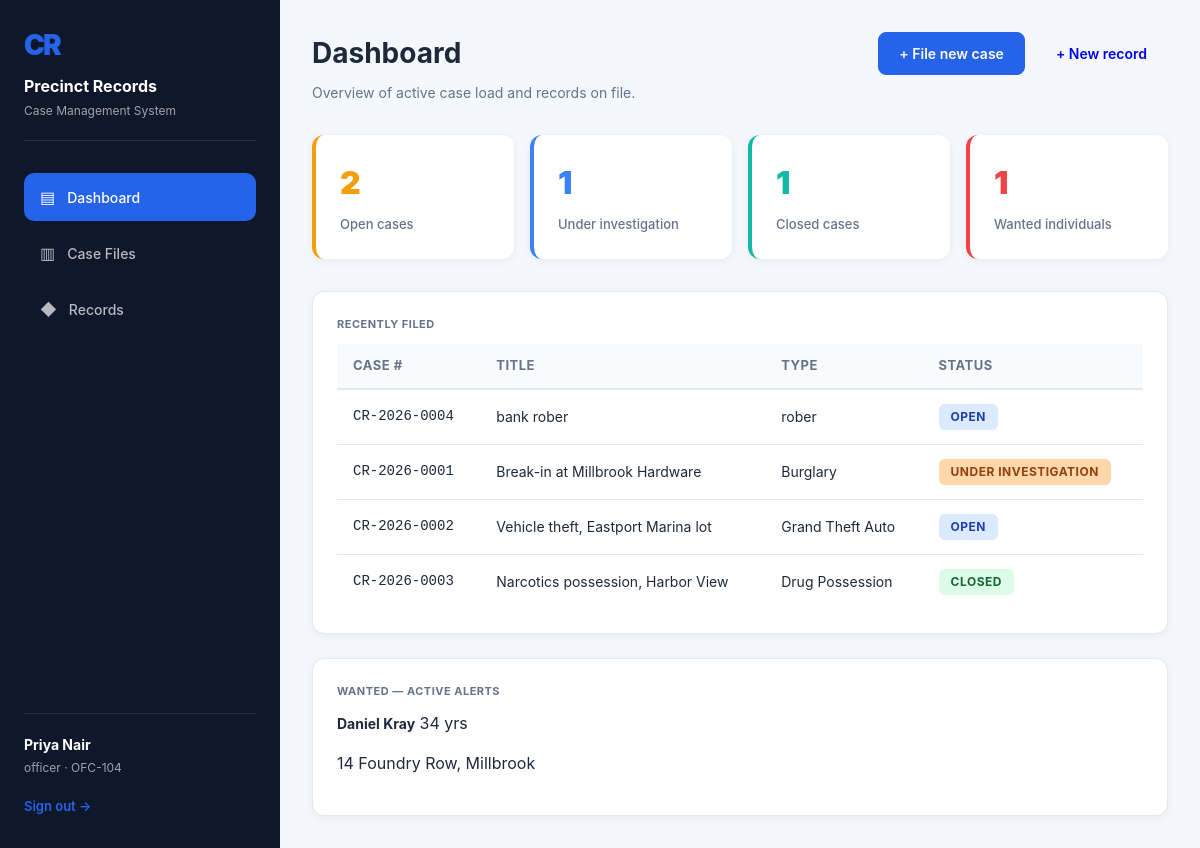
The app's page / (signed in) with its own data.
### tables this page shows
CREATE TABLE user (
    id INTEGER PRIMARY KEY AUTOINCREMENT,
    full_name TEXT NOT NULL,
    badge_no TEXT UNIQUE NOT NULL,
    username TEXT UNIQUE NOT NULL,
    password_hash TEXT NOT NULL,
    role TEXT NOT NULL DEFAULT 'officer',
    department TEXT DEFAULT 'General Investigation',
    created_at TEXT
);

CREATE TABLE case_file (
    id INTEGER PRIMARY KEY AUTOINCREMENT,
    case_number TEXT UNIQUE NOT NULL,
    title TEXT NOT NULL,
    crime_type TEXT NOT NULL,
    description TEXT,
    location TEXT,
    date_reported TEXT,
    status TEXT DEFAULT 'Open',
    priority TEXT DEFAULT 'Medium',
    officer_id INTEGER REFERENCES user(id) ON DELETE SET NULL,
    criminal_id INTEGER REFERENCES criminal(id) ON DELETE SET NULL,
    created_at TEXT
);

CREATE TABLE criminal (
    id INTEGER PRIMARY KEY AUTOINCREMENT,
    full_name TEXT NOT NULL,
    age INTEGER,
    gender TEXT,
    address TEXT,
    identifying_marks TEXT,
    status TEXT DEFAULT 'Wanted',
    created_at TEXT
);

### app.py (the view)
@app.route("/")
@login_required
def dashboard():
    conn = dbm.get_db()
    stats = dashboard_stats(conn)
    recent_cases = conn.execute(
        "SELECT * FROM case_file ORDER BY created_at DESC LIMIT 6"
    ).fetchall()
    recent_wanted = conn.execute(
        "SELECT * FROM criminal WHERE status = 'Wanted' ORDER BY created_at DESC LIMIT 5"
    ).fetchall()
    conn.close()
    return render_template("dashboard.html", stats=stats, recent_cases=recent_cases, recent_wanted=recent_wanted)

### app.py (called while the page is built)
@app.before_request
def load_logged_in_user():
    user_id = session.get("user_id")
    if user_id is None:
        g.user = AnonymousUser()
    else:
        conn = dbm.get_db()
        row = conn.execute("SELECT * FROM user WHERE id = ?", (user_id,)).fetchone()
        conn.close()
        if row is None:
            g.user = AnonymousUser()
        else:
            g.user = dict(row)
            g.user["is_authenticated"] = True
            g.user["is_admin"] = row["role"] == "admin"

@app.context_processor
def inject_user():
    return {"current_user": g.get("user", AnonymousUser()), "current_year": datetime.utcnow().year}

def _is_logged_in():
    return isinstance(g.user, dict) and g.user.get("is_authenticated")

def login_required(view):
    @wraps(view)
    def wrapped(*args, **kwargs):
        if not _is_logged_in():
            return redirect(url_for("login", next=request.path))
        return view(*args, **kwargs)
    return wrapped

def dashboard_stats(conn):
    def count(where="", params=()):
        return conn.execute(f"SELECT COUNT(*) AS c FROM case_file {where}", params).fetchone()["c"]
    return {
        "total_cases": count(),
        "open_cases": count("WHERE status = ?", ("Open",)),
        "investigating": count("WHERE status = ?", ("Under Investigation",)),
        "closed_cases": count("WHERE status = ?", ("Closed",)),
        "total_criminals": conn.execute("SELECT COUNT(*) AS c FROM criminal").fetchone()["c"],
        "wanted": conn.execute("SELECT COUNT(*) AS c FROM criminal WHERE status = ?", ("Wanted",)).fetchone()["c"],
    }

### db.py (called while the page is built)
def get_db():
    conn = sqlite3.connect(DB_PATH)
    conn.row_factory = sqlite3.Row
    conn.execute("PRAGMA foreign_keys = ON")
    return conn

### templates/dashboard.html (shortened to what this page needs)
{% extends "base.html" %}
{% block content %}
<div class="topbar">
  <div>
    <h1>Dashboard</h1>
    <div class="desc">Overview of active case load and records on file.</div>
  </div>
  <div style="display:flex; gap:10px;">
    <a class="btn btn-primary" href="{{ url_for('new_case') }}">+ File new case</a>
    <a class="btn" href="{{ url_for('new_criminal') }}">+ New record</a>
  </div>
</div>
<div class="stat-grid">
  <div class="stat" style="--stat-color: var(--amber);">
    <div class="num">{{ stats.open_cases }}</div>
    <div class="label">Open cases</div>
  </div>
  <div class="stat" style="--stat-color: var(--blue);">
    <div class="num">{{ stats.investigating }}</div>
    <div class="label">Under investigation</div>
  </div>
  <div class="stat" style="--stat-color: var(--teal);">
    <div class="num">{{ stats.closed_cases }}</div>
    <div class="label">Closed cases</div>
  </div>
  <div class="stat" style="--stat-color: var(--red);">
    <div class="num">{{ stats.wanted }}</div>
    <div class="label">Wanted individuals</div>
  </div>
</div>
<div class="detail-grid">
  <div class="card">
    <div class="eyebrow" style="margin-bottom:12px;">Recently filed</div>
    {% if recent_cases %}
    <table>
      <thead>
        <tr><th>Case #</th><th>Title</th><th>Type</th><th>Status</th></tr>
      </thead>
      <tbody>
        {% for c in recent_cases %}
        <tr class="row-link" onclick="location.href='{{ url_for('case_detail', case_id=c.id) }}'">
          <td class="mono">{{ c.case_number }}</td>
          <td>{{ c.title }}</td>
          <td>{{ c.crime_type }}</td>
          <td>
            <span class="stamp stamp-{{ c.status|lower|replace(' ', '-') }}">{{ c.status }}</span>
          </td>
        </tr>
        {% endfor %}
      </tbody>
    </table>
    {% else %}
    <div class="empty-state">
      <div class="big">No cases on file yet</div>
      File the first case to start tracking it here.
    </div>
    {% endif %}
  </div>
  <div class="card">
    <div class="eyebrow" style="margin-bottom:12px;">Wanted — active alerts</div>
    {% if recent_wanted %}
      {% for w in recent_wanted %}
      <div class="note" style="cursor:pointer;" onclick="location.href='{{ url_for('criminal_detail', criminal_id=w.id) }}'">
        <span class="who">{{ w.full_name }}</span>
        <span class="when">{{ w.age or '—' }} yrs</span>
        <p>{{ w.address or "No fixed address on file." }}</p>
      </div>
      {% endfor %}
    {% else %}
    <div class="empty-state" style="padding:30px 10px;">No active wanted alerts.</div>
    {% endif %}
  </div>
</div>
{% endblock %}

### templates/base.html (shortened to what this page needs)
<!DOCTYPE html>
<html lang="en">
<head>
  <link rel="stylesheet" href="{{ url_for('static', filename='css/style.css') }}">
</head>
<body>
  <div class="shell">
    <aside class="sidebar">
      <div class="sidebar__brand">
        <div class="mark">CR</div>
        <div class="title">Precinct Records</div>
        <div class="sub">Case Management System</div>
      </div>
      <ul class="tabs">
        <li><a class="tab {{ 'active' if request.endpoint=='dashboard' }}" href="{{ url_for('dashboard') }}"><span class="icon">▤</span> Dashboard</a></li>
        <li><a class="tab {{ 'active' if request.endpoint in ['cases','case_detail','new_case','edit_case'] }}" href="{{ url_for('cases') }}"><span class="icon">▥</span> Case Files</a></li>
        <li><a class="tab {{ 'active' if request.endpoint in ['criminals','criminal_detail','new_criminal','edit_criminal'] }}" href="{{ url_for('criminals') }}"><span class="icon">◆</span> Records</a></li>
      </ul>
      {% if current_user.is_authenticated %}
      <div class="sidebar__foot">
        <div class="who">{{ current_user.full_name }}</div>
        <div class="role">{{ current_user.role }} · {{ current_user.badge_no }}</div>
        <a class="signout" href="{{ url_for('logout') }}">Sign out →</a>
      </div>
      {% endif %}
    </aside>
    <main class="main">
      {% block content %}{% endblock %}
    </main>
  </div>
</body>
</html>

### static/css/style.css (style rules this page uses)
:root { --primary: #2563eb; --primary-dark: #1e40af; --secondary: #64748b; --sidebar: #0f172a; --bg: #f4f7fb; --card: #fff; --text: #1e293b; --text-faint: #64748b; --border: #e2e8f0; --success: #10b981; --error: #ef4444; --warning: #f59e0b; --amber: #f59e0b; --blue: #3b82f6; --teal: #14b8a6; --red: #ef4444; }
* { box-sizing: border-box; }
html, body { margin: 0; padding: 0; height: 100%; }
body { font-family: -apple-system, BlinkMacSystemFont, "Segoe UI", Roboto, "Helvetica Neue", Arial, sans-serif; background: var(--bg); color: var(--text); line-height: 1.5; }
.shell { display: flex; min-height: 100vh; }
.sidebar { width: 280px; background: var(--sidebar); color: #fff; padding: 24px; display: flex; flex-direction: column; position: relative; }
.sidebar__brand { margin-bottom: 32px; padding-bottom: 20px; border-bottom: 1px solid rgba(255, 255, 255, 0.1); }
.mark { font-size: 28px; font-weight: 900; letter-spacing: -2px; margin-bottom: 8px; color: var(--primary); }
.sidebar__brand .title { font-size: 16px; font-weight: 700; margin-bottom: 4px; }
.sidebar__brand .sub { font-size: 12px; color: rgba(255, 255, 255, 0.6); }
.tabs { list-style: none; margin: 0; padding: 0; flex: 1; }
.tabs li { margin-bottom: 8px; }
.tab { display: flex; align-items: center; gap: 12px; padding: 12px 16px; border-radius: 10px; color: rgba(255, 255, 255, 0.7); text-decoration: none; font-size: 14px; font-weight: 500; transition: all 0.2s ease; }
.tab.active { background: var(--primary); color: #fff; }
.tab .icon { font-size: 16px; }
.sidebar__foot { padding-top: 20px; border-top: 1px solid rgba(255, 255, 255, 0.1); }
.who { font-weight: 700; font-size: 14px; margin-bottom: 4px; }
.role { font-size: 12px; color: rgba(255, 255, 255, 0.6); margin-bottom: 12px; }
.signout { display: inline-block; color: var(--primary); text-decoration: none; font-size: 13px; font-weight: 600; padding: 8px 0; }
.main { flex: 1; padding: 32px; overflow-y: auto; }
.topbar { display: flex; justify-content: space-between; align-items: flex-start; margin-bottom: 32px; gap: 20px; }
.topbar h1 { margin: 0 0 8px 0; font-size: 28px; font-weight: 700; }
.desc { color: var(--text-faint); font-size: 14px; }
.btn { display: inline-flex; align-items: center; gap: 6px; padding: 10px 20px; border: 1px solid transparent; border-radius: 8px; font-size: 14px; font-weight: 600; cursor: pointer; text-decoration: none; transition: all 0.2s ease; white-space: nowrap; }
.btn-primary { background: var(--primary); color: #fff; border-color: var(--primary); }
.card { background: var(--card); border-radius: 12px; padding: 24px; box-shadow: 0 2px 8px rgba(0, 0, 0, 0.06); border: 1px solid var(--border); }
.eyebrow { font-size: 11px; font-weight: 700; text-transform: uppercase; letter-spacing: 0.5px; color: var(--text-faint); }
.mono { font-family: 'Courier New', Courier, monospace; }
.stat-grid { display: grid; grid-template-columns: repeat(auto-fit, minmax(200px, 1fr)); gap: 16px; margin-bottom: 32px; }
.stat { background: var(--card); border-radius: 12px; padding: 24px; border-left: 4px solid var(--stat-color, var(--primary)); box-shadow: 0 2px 8px rgba(0, 0, 0, 0.06); }
.stat .num { font-size: 32px; font-weight: 900; margin-bottom: 8px; color: var(--stat-color, var(--primary)); }
.stat .label { font-size: 13px; color: var(--text-faint); font-weight: 500; }
.detail-grid { display: grid; grid-template-columns: 1fr; gap: 24px; }
table { width: 100%; border-collapse: collapse; background: var(--card); }
thead { background: #f9fafb; border-bottom: 2px solid var(--border); }
th { padding: 12px 16px; text-align: left; font-size: 13px; font-weight: 700; text-transform: uppercase; letter-spacing: 0.5px; color: var(--text-faint); }
td { padding: 14px 16px; border-bottom: 1px solid var(--border); font-size: 14px; }
.row-link { cursor: pointer; }
tbody tr:last-child td { border-bottom: none; }
.stamp { display: inline-block; padding: 4px 12px; border-radius: 6px; font-size: 12px; font-weight: 700; text-transform: uppercase; letter-spacing: 0.5px; }
.stamp-open { background: #dbeafe; color: #1e40af; }
.stamp-under-investigation { background: #fed7aa; color: #92400e; }
.stamp-closed { background: #dcfce7; color: #166534; }

### records on screen
user: full_name "Priya Nair", role "officer", badge_no "OFC-104"
case_file: case_number "CR-2026-0004", title "bank rober", crime_type "rober", status "OPEN"
case_file: case_number "CR-2026-0001", title "Break-in at Millbrook Hardware", crime_type "Burglary", status "UNDER INVESTIGATION"
case_file: case_number "CR-2026-0002", title "Vehicle theft, Eastport Marina lot", crime_type "Grand Theft Auto", status "OPEN"
case_file: case_number "CR-2026-0003", title "Narcotics possession, Harbor View", crime_type "Drug Possession", status "CLOSED"
criminal: full_name "Daniel Kray", age "34", address "14 Foundry Row, Millbrook"

### other values on screen
{{ stats.open_cases }} "2"
{{ stats.investigating }} "1"
{{ stats.closed_cases }} "1"
{{ stats.wanted }} "1"
